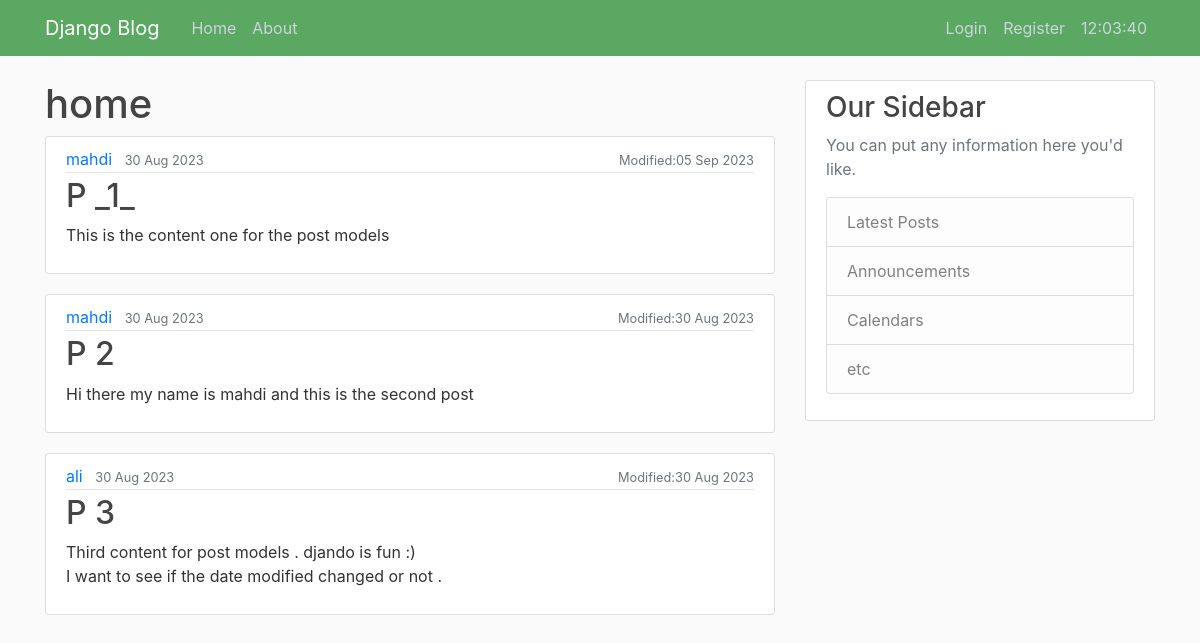
The page / on the database its author committed.
### blog/models.py (models this page shows, shortened)
class Post (models.Model):
    title = models.CharField(max_length=100)
    postContent = models.TextField()
    date_posted = models.DateTimeField(auto_now_add=True)
    date_modified = models.DateTimeField(auto_now=True)
    author = models.ForeignKey(User , on_delete=models.CASCADE)

### blog/views.py (the view)
# urls.py: 2. Add a URL to urlpatterns:  path('', views.home, name='home')
def home (request):
    currentdate = datetime.now().strftime("%H:%M:%S")
    return render(request , "blog/home.html" , context={'posts':Post.objects.all() , 'title':'Home' , 'currentTime':currentdate})

### blog/templates/blog/home.html
{% extends "blog/base.html"%}
{% block content %}
    <h1>home</h1>
    {% for post in posts %}
        <article class="media content-section">
            <div class="media-body">
            <div class="article-metadata">
                <a class="mr-2" href="#">{{ post.author }}</a>
                <small class="text-muted">{{ post.date_posted|date:'d M Y' }}</small>
            </div>
                <h2><a class="article-title" href="#">{{ post.title }}</a></h2>
                <p class="article-content">{{ post.postContent }}</p>
            </div>
            <div class="article-metadata">
                <small class="text-muted">Modified:{{post.date_modified|date:'d M Y' }}</small>
            </div>
        </article>
    {% endfor %}
{% endblock content %}

### blog/static/blog/main.css (style rules this page uses)
body { background: #fafafa; color: #333333; margin-top: 5rem; }
h1, h2, h3, h4, h5, h6 { color: #444444; }
.content-section { background: #ffffff; padding: 10px 20px; border: 1px solid #dddddd; border-radius: 3px; margin-bottom: 20px; }
.article-title { color: #444444; }
.article-content { white-space: pre-line; }
.article-metadata { padding-bottom: 1px; margin-bottom: 4px; border-bottom: 1px solid #e3e3e3 }

### rows shown on the page
Post: author "mahdi", date_posted "30 Aug 2023", title "P _1_", postContent "This is the content one for the post models", date_modified "05 Sep 2023"
Post: author "mahdi", date_posted "30 Aug 2023", title "P 2", postContent "Hi there my name is mahdi and this is the second post", date_modified "30 Aug 2023"
Post: author "ali", date_posted "30 Aug 2023", title "P 3", postContent "Third content for post models . djando is fun :) I want to see if the date modified changed or not .", date_modified "30 Aug 2023"
